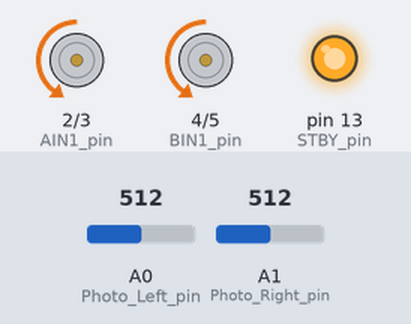
A sketch run on a simulated Arduino Uno, built with avr-gcc and run on an emulated ATmega328P. On the bench: motor-driver pin pairs drawn as motors (green arrow = first pin HIGH = forward, orange = second pin HIGH = backward, longer = more drive, scaled by the enable pin, stopped while the standby pin is LOW), output pins drawn as LEDs (lit = HIGH). The inputs (shaded band) are chosen by the test bench; at power-on: A0 (Photo_Left_pin) = 512, A1 (Photo_Right_pin) = 512.

Above: at 3.2 s.
3.3 s: A0 (Photo_Left_pin) set to 213
4.8 s: A0 (Photo_Left_pin) set to 182
At 5.8 s:
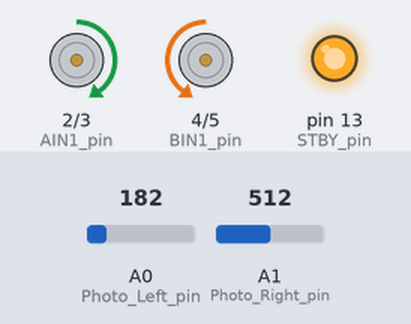
6.3 s: A1 (Photo_Right_pin) set to 214
7.8 s: A1 (Photo_Right_pin) set to 182
At 8.1 s:
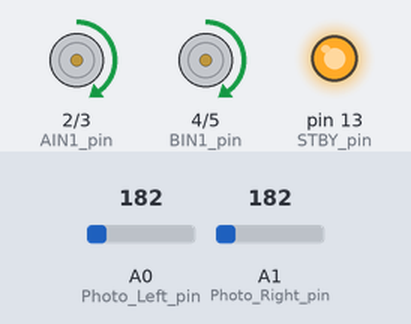
9.3 s: A0 (Photo_Left_pin) set to 210
At 10.4 s:
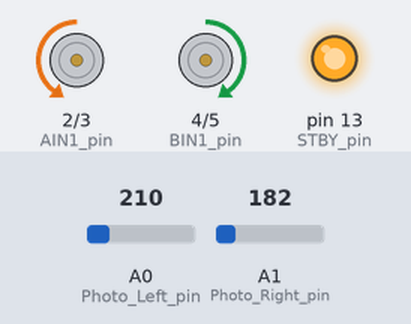
10.8 s: A0 (Photo_Left_pin) set to 190
At 11.6 s:
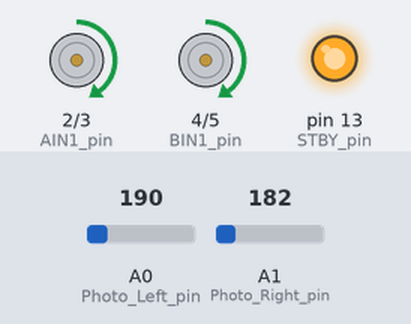
Timing chart, 0 to 13.3 s (numbered marks = the images above; inputs shaded):
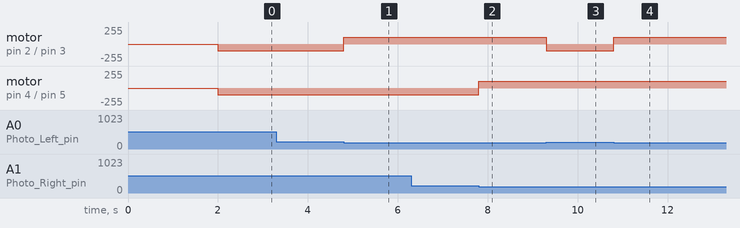

Measured:
- the behaviour switches between 200 and 199 on A0 (Photo_Left_pin) (found by bisection; images 0 and 1)
- the behaviour switches between 201 and 200 on A1 (Photo_Right_pin) (found by bisection; images 1 and 2)
- after the input at 3.3 s, every drawn part: stays the same
- after the input at 4.8 s, motor on pin 2 (AIN1_pin) / pin 3 (AIN2_pin): backward 100/255 → forward 100/255 at once
- after the input at 6.3 s, every drawn part: stays the same
- after the input at 7.8 s, motor on pin 4 (BIN1_pin) / pin 5 (BIN2_pin): backward 100/255 → forward 100/255 at once
- after the input at 9.3 s, motor on pin 2 (AIN1_pin) / pin 3 (AIN2_pin): forward 100/255 → backward 100/255 at once
- after the input at 10.8 s, motor on pin 2 (AIN1_pin) / pin 3 (AIN2_pin): backward 100/255 → forward 100/255 at once

The sketch:

RobotTest3.ino
```cpp
// =============================================
// PROGRAMA DEL DRIVER DEL ROBOT: EJERCICIOS
// =============================================
// TRABAJO EN GRUPO
// TECNOLOGIA ELECTRONICA DE COMPUTADORES
// UNIVERSIDAD DE OVIEDO
// (C) jC Anton 2022
//==============================================

#define DEBUG

// declaraciones de pines
#define AIN1_pin 2  // control motor derecho
#define AIN2_pin 3

#define BIN1_pin  4 // control motor izquierdo
#define BIN2_pin  5

#define PWMA_pin  9 // motor izquierdo PWM
#define PWMB_pin  10 // motor izquierdo PWM

#define STBY_pin  13 // Stanby  habilitacion driver del motor

#define Photo_Left_pin  A0 // pin sensor Izquierdo
#define Photo_Right_pin A1 // pin sensor Derecho

// ...

// almacena lecturas de los sensores óptico
int Photo_Left  = 0;
int Photo_Right = 0;


void setup() {
  Serial.begin(9600);
  // inicialización de los pines de control del motor
  pinMode(AIN1_pin, OUTPUT);
  pinMode(AIN2_pin, OUTPUT);

  pinMode(BIN1_pin, OUTPUT);
  pinMode(BIN2_pin, OUTPUT);

  pinMode(PWMA_pin, OUTPUT);
  pinMode(PWMB_pin, OUTPUT);

  pinMode(STBY_pin, OUTPUT);

  // inicialización de pines sensores ópticos
  pinMode(Photo_Left_pin, INPUT);
  pinMode(Photo_Right_pin, INPUT);

  digitalWrite(STBY_pin , HIGH);      // habilitación de motores

  set_velocity(100);
  delay(2000);             // fija una velocidad
}


//----------------
// Bucle principal
//----------------
void loop(){


// test de movimentos del robot: avance, atras, giros
// ---------------------------------------------------
if(analogRead(Photo_Left_pin)<=200 && analogRead(Photo_Right_pin)<=200){
  Avanza();
}else
if(analogRead(Photo_Left_pin)>=200 && analogRead(Photo_Right_pin)>=200){
  Retroceder();
  if(analogRead(Photo_Left_pin)<=200 && analogRead(Photo_Right_pin)<=200){
    Derecha();
  }
}else
if(analogRead(Photo_Left_pin)>=200){
  Derecha();
}else
if(analogRead(Photo_Right_pin)>=200){
  Izquierda();
}

// .... resto de movimientos


// test de velocidad
// -------------------
//
// set_velocity(...);


// test de lectura del estado de los sensores ópticos
//---------------------------------------------------
//
// Photo_Left = analogRead(Photo_Left_pin);
// .... resto de codigo ....
}
//----------- fin bucle principal ---------
//-----------------------------
// Funcion de avance del motor
//-----------------------------
void Avanza() {
set_velocity(100);
digitalWrite(AIN1_pin,HIGH); // motor derecho
digitalWrite(AIN2_pin,LOW);
digitalWrite(BIN1_pin,HIGH); // mmotor izquierdo
digitalWrite(BIN2_pin,LOW);
} // ---------------------------

// ... otros movimientos
void Retroceder(){
digitalWrite(AIN1_pin,LOW); // motor derecho
digitalWrite(AIN2_pin,HIGH);
digitalWrite(BIN1_pin,LOW); // mmotor izquierdo
digitalWrite(BIN2_pin,HIGH);
}

void Derecha(){
set_velocity(100);
digitalWrite(AIN1_pin,LOW); // motor derecho
digitalWrite(AIN2_pin,HIGH);
digitalWrite(BIN1_pin,HIGH); // mmotor izquierdo
digitalWrite(BIN2_pin,LOW);
}

void Izquierda(){
set_velocity(100);
digitalWrite(AIN1_pin,HIGH); // motor derecho
digitalWrite(AIN2_pin,LOW);
digitalWrite(BIN1_pin,LOW); // mmotor izquierdo
digitalWrite(BIN2_pin,HIGH);
}

//----------------------------------------
// Función que fija la velocidad del robot
//-----------------------------------------
void set_velocity (byte velocity) {
analogWrite(PWMA_pin, velocity);
analogWrite(PWMB_pin, velocity);
}
```
